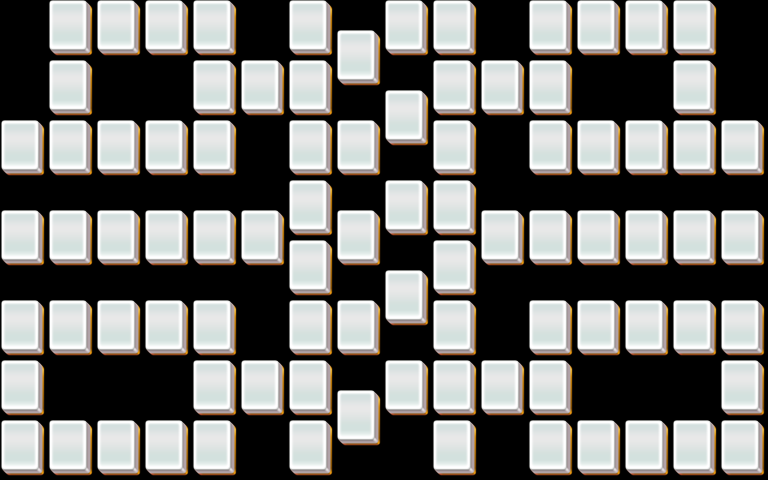

Below is a game level as drawn by its tile map, then a one-line description and the .tmx that defines it (tile-layer data replaced by summaries):
An orthogonal 32x16 tile map with 24x30 px tiles, 2 tile layers (layer1, layer2).

<map version="1.0" orientation="orthogonal" width="32" height="16" tilewidth="24" tileheight="30">
 <properties>
  <property name="species" value="20" />
 </properties>
 <tileset firstgid="1" name="mahjong" tilewidth="48" tileheight="60">
  <image source="mahjong.png" />
 </tileset>
 <layer name="layer1" width="32" height="16">
  <data>[512 cells, 88 non-empty, 1 distinct tile ids]</data>
 </layer>
 <layer name="layer2" width="32" height="16">
  <data>[512 cells, 0 non-empty, 0 distinct tile ids]</data>
 </layer>
</map>
